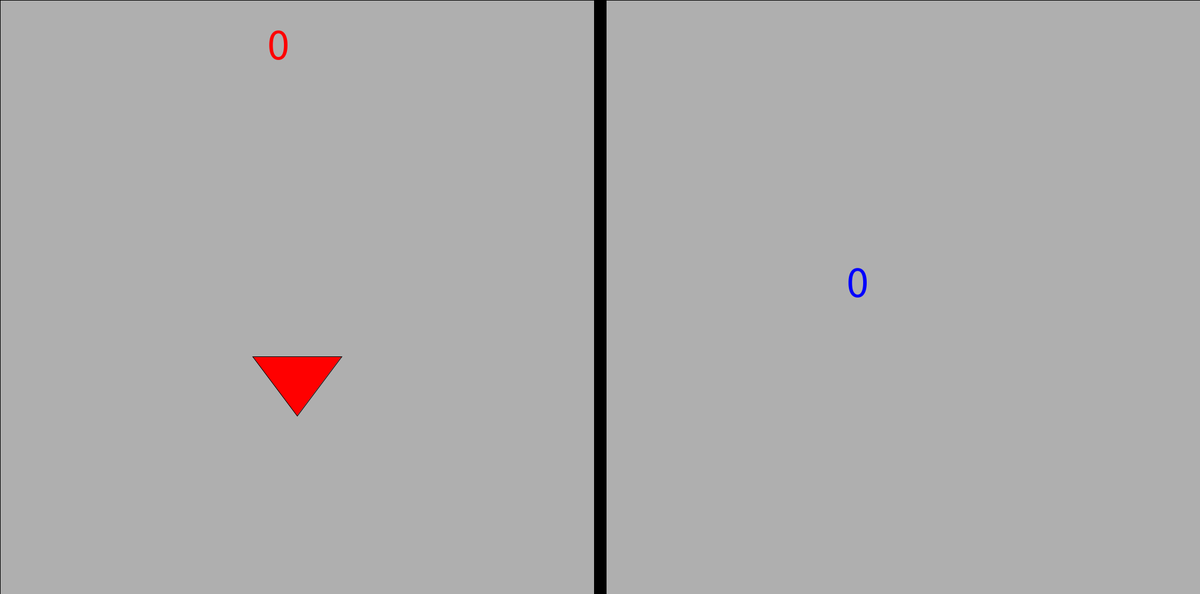
Frame 1 (no input)
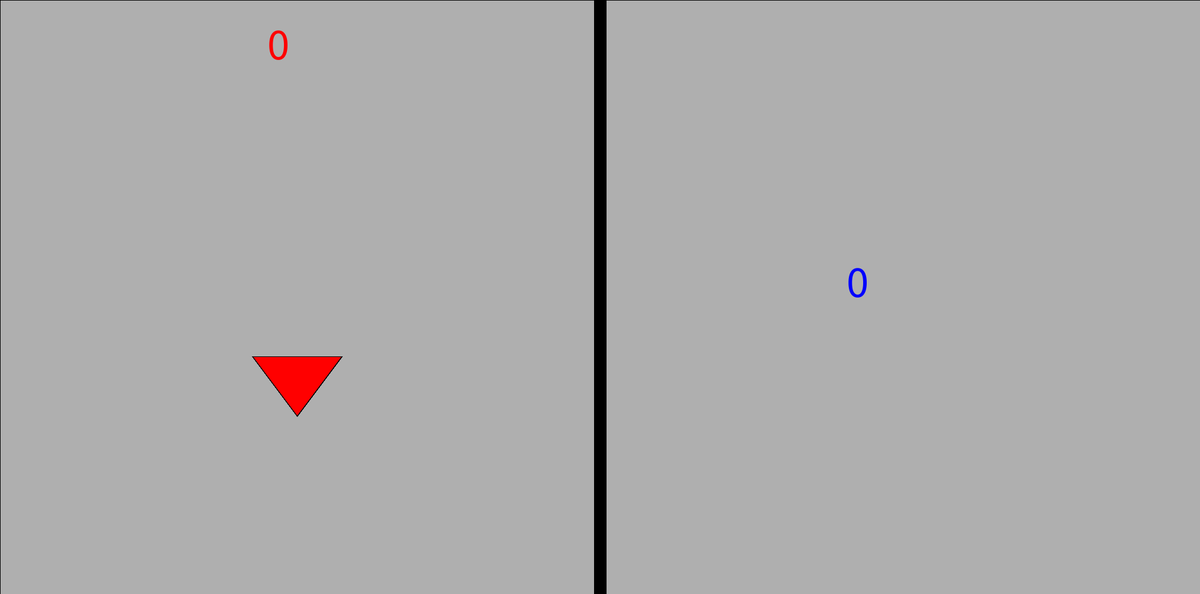
Frame 60 (the mouse pressed at the canvas centre just before this capture)
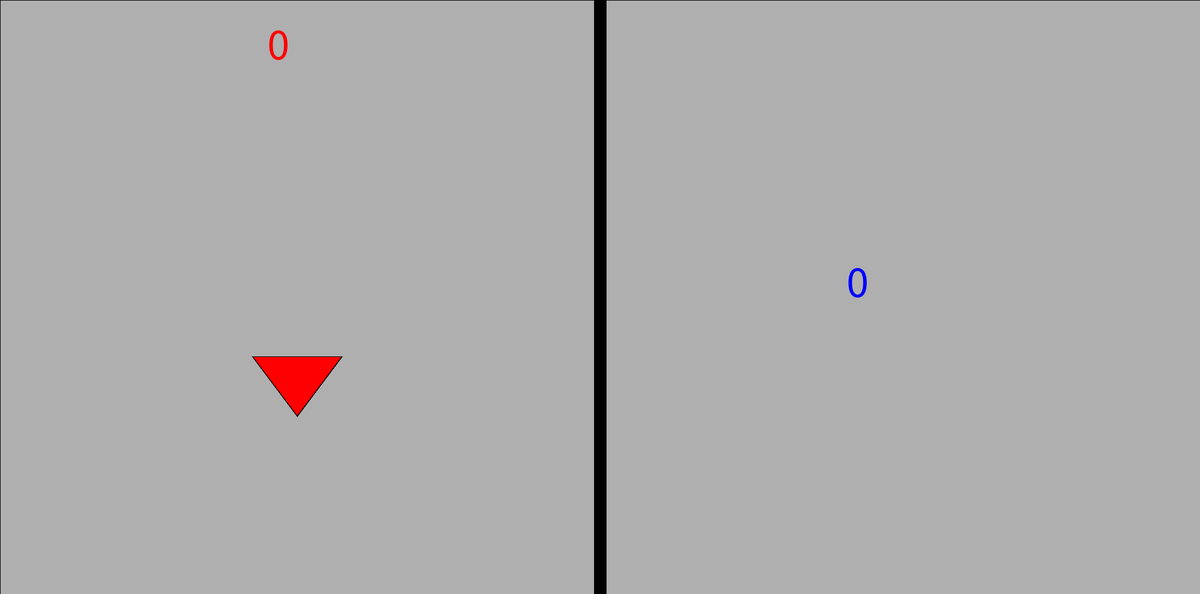
Frame 120 (the mouse held since frame 60 and released just before this capture)

The Processing sketch that drew these frames (run headless with seeded random() and noise(); from frame 60 on, the mouse is pressed at the canvas centre):

// Processing sketch: ArrowArrowRevolutionMultiplayerProcessing
// ── ArrowArrowRevolutionMultiplayerProcessing.pde
int strikeValOne;
int strikeValTwo;
int dirIndexOne;
int dirIndexTwo;

int scoreOne = 0;
int scoreTwo = 0;
int livesOne = 20;
int livesTwo = 20;

int clearTimeOne;
int clearTimeTwo;
int strikeTimeOne;
int strikeTimeTwo;

void setup() {
  size(2020, 1000);
  background(0);
  textSize(75);
  resetBoardOne();
  resetBoardTwo();
}

void keyPressed() {
  if (key == CODED) {
    if (keyCode == UP) {
      strikeValTwo = 2;
    } else if (keyCode == DOWN) {
      strikeValTwo = 3;
    } else if (keyCode == LEFT) {
      strikeValTwo = 4;
    } else if (keyCode == RIGHT) {
      strikeValTwo = 5;
    }
  }
}

void resetBoardOne() {  
  strikeValOne = 0;
  dirIndexOne = int(random(2, 6));
  rectMode(CENTER);
  fill(175);
  rect(1520, 500, 1000, 1000);
  clearTimeOne = millis();
  fill(0, 0, 255);
  textMode(CENTER);
  text(scoreOne, 1425, 500);
  timeToHitOne();
}

void resetBoardTwo() {
  strikeValTwo = 0;
  dirIndexTwo = int(random(2, 6));
  rectMode(CENTER);
  fill(175);
  rect(500, 500, 1000, 1000);
  clearTimeTwo = millis();
  fill(255, 0, 0);
  textMode(CENTER);
  text(scoreTwo, 450, 100);
  timeToHitTwo();
}

void timeToHitOne() {
  if (scoreOne <= 10) {
    strikeTimeOne = 1000;
  } else if (scoreOne > 10 && scoreOne <= 30) {
    strikeTimeOne = 750;
  } else if (scoreOne > 30) {
    strikeTimeOne = 500;
  }
}

void timeToHitTwo() {
  if (scoreTwo <= 10) {
    strikeTimeTwo = 1000;
  } else if (scoreTwo > 10 && scoreTwo <= 30) {
    strikeTimeTwo = 750;
  } else if (scoreTwo > 30) {
    strikeTimeTwo = 500;
  }
}

void draw() {
  if (dirIndexTwo == 2) {
    fill(255, 0, 0);
    triangle(425, 400, 575, 400, 500, 300);

    if(strikeValTwo == dirIndexTwo) {
      scoreTwo++;
      resetBoardTwo();
    }

    if(strikeValTwo != dirIndexTwo && strikeValTwo != 0 || millis() - clearTimeTwo > strikeTimeTwo) {
      livesTwo--;
      resetBoardTwo();
      dirIndexTwo = 2;
    }
  } 
  
  else if(dirIndexTwo == 3) {
    fill(255, 0, 0);
    triangle(425, 600, 575, 600, 500, 700);
    
    if(strikeValTwo == dirIndexTwo) {
      scoreTwo++;
      resetBoardTwo();
    }
    
    if(strikeValTwo != dirIndexTwo && strikeValTwo != 0 || millis() - clearTimeTwo > strikeTimeTwo) {
      livesTwo--;
      resetBoardTwo();
      dirIndexTwo = 3;
    }
  } 
  
  else if(dirIndexTwo == 4) {
    fill(255, 0, 0);
    triangle(400, 425, 400, 575, 300, 500);
    
    if(strikeValTwo == dirIndexTwo) {
      scoreTwo++;
      resetBoardTwo();
    }
    
    if(strikeValTwo != dirIndexTwo && strikeValTwo != 0 || millis() - clearTimeTwo > strikeTimeTwo) {
      livesTwo--;
      resetBoardTwo();
      dirIndexTwo = 4;
    }
  } 
  
  else if(dirIndexTwo == 5) {
    fill(255, 0, 0);
    triangle(600, 425, 600, 575, 700, 500);
    
    if(strikeValTwo == dirIndexTwo) {
      scoreTwo++;
      resetBoardTwo();
    }
    
    if(strikeValTwo != dirIndexTwo && strikeValTwo != 0 || millis() - clearTimeTwo > strikeTimeTwo) {
      livesTwo--;
      resetBoardTwo();
      dirIndexTwo = 5;
    }
  }
}
